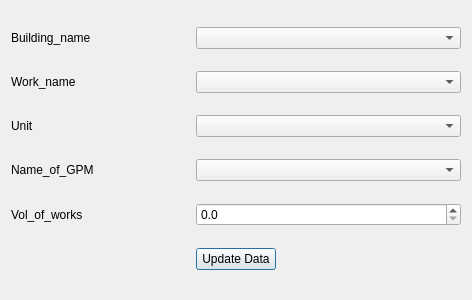
<?xml version="1.0" encoding="UTF-8"?>
<ui version="4.0">
 <class>DialogUpdateDataToAM_works_per_build_GPM</class>
 <widget class="QDialog" name="DialogUpdateDataToAM_works_per_build_GPM">
  <property name="geometry">
   <rect>
    <x>0</x>
    <y>0</y>
    <width>472</width>
    <height>300</height>
   </rect>
  </property>
  <property name="windowTitle">
   <string>DialogUpdateDataToAM_works_per_build_GPM</string>
  </property>
  <layout class="QGridLayout" name="gridLayout">
   <item row="0" column="0">
    <widget class="QLabel" name="lBuilding_name">
     <property name="text">
      <string>Building_name</string>
     </property>
    </widget>
   </item>
   <item row="1" column="0">
    <widget class="QLabel" name="lWork_name">
     <property name="text">
      <string>Work_name</string>
     </property>
    </widget>
   </item>
   <item row="2" column="0">
    <widget class="QLabel" name="lUnit">
     <property name="text">
      <string>Unit</string>
     </property>
    </widget>
   </item>
   <item row="3" column="0">
    <widget class="QLabel" name="lName_of_GPM">
     <property name="text">
      <string>Name_of_GPM</string>
     </property>
    </widget>
   </item>
   <item row="4" column="0">
    <widget class="QLabel" name="lVol_of_works">
     <property name="text">
      <string>Vol_of_works</string>
     </property>
    </widget>
   </item>
   <item row="5" column="0">
    <spacer name="horizontalSpacer">
     <property name="orientation">
      <enum>Qt::Horizontal</enum>
     </property>
     <property name="sizeHint" stdset="0">
      <size>
       <width>40</width>
       <height>20</height>
      </size>
     </property>
    </spacer>
   </item>
   <item row="5" column="1">
    <widget class="QPushButton" name="pushButtonUpdate_Data">
     <property name="text">
      <string>Update Data</string>
     </property>
    </widget>
   </item>
   <item row="5" column="2">
    <spacer name="horizontalSpacer_2">
     <property name="orientation">
      <enum>Qt::Horizontal</enum>
     </property>
     <property name="sizeHint" stdset="0">
      <size>
       <width>40</width>
       <height>20</height>
      </size>
     </property>
    </spacer>
   </item>
   <item row="0" column="1" colspan="2">
    <widget class="QComboBox" name="cBBuilding_name"/>
   </item>
   <item row="1" column="1" colspan="2">
    <widget class="QComboBox" name="cBWork_name"/>
   </item>
   <item row="2" column="1" colspan="2">
    <widget class="QComboBox" name="cBUnit"/>
   </item>
   <item row="3" column="1" colspan="2">
    <widget class="QComboBox" name="cBName_of_GPM"/>
   </item>
   <item row="4" column="1" colspan="2">
    <widget class="QDoubleSpinBox" name="dsBVol_of_works">
     <property name="decimals">
      <number>1</number>
     </property>
    </widget>
   </item>
  </layout>
 </widget>
 <resources/>
 <connections>
  <connection>
   <sender>pushButtonUpdate_Data</sender>
   <signal>clicked()</signal>
   <receiver>DialogUpdateDataToAM_works_per_build_GPM</receiver>
   <slot>close()</slot>
   <hints>
    <hint type="sourcelabel">
     <x>200</x>
     <y>255</y>
    </hint>
    <hint type="destinationlabel">
     <x>199</x>
     <y>149</y>
    </hint>
   </hints>
  </connection>
 </connections>
</ui>
